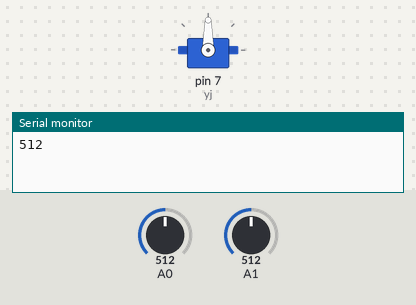
Recording of a sketch running on a simulated Arduino Uno, built with avr-gcc and run on an emulated ATmega328P. Parts: servo, the last lines printed to the serial monitor. The inputs (shaded band) are chosen by the test bench; at power-on: A0 = 512, A1 = 512.

Above: at 0.1 s.
At 0.6 s:
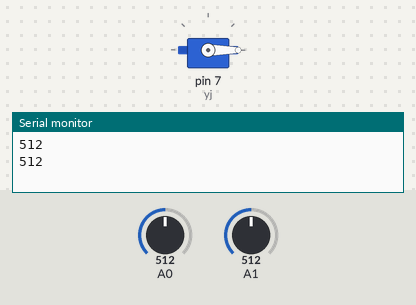
Timing chart, 0 to 2.1 s (numbered marks = the images above):
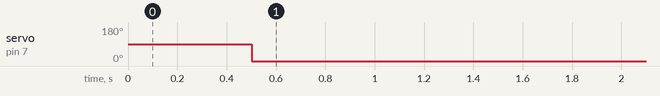

The sketch:

Dryingclothes.ino
```cpp
#include<Servo.h>
Servo yj;
void setup(){
  pinMode(A1,INPUT);
  pinMode(A0,INPUT);
  Serial.begin(9600);
  yj.attach(7);

}

void loop(){
  int L=analogRead(A1);
  int R=analogRead(A0);
  Serial.println(R);
  delay(500);
  if(L>300||R<900){
    yj.write(0);

  }
  else if(L<300&&R>900){
    yj.write(90);

  }
}
```

Measured:
- by itself, servo on pin 7 (yj): 90° → 0° at 0.50 s
